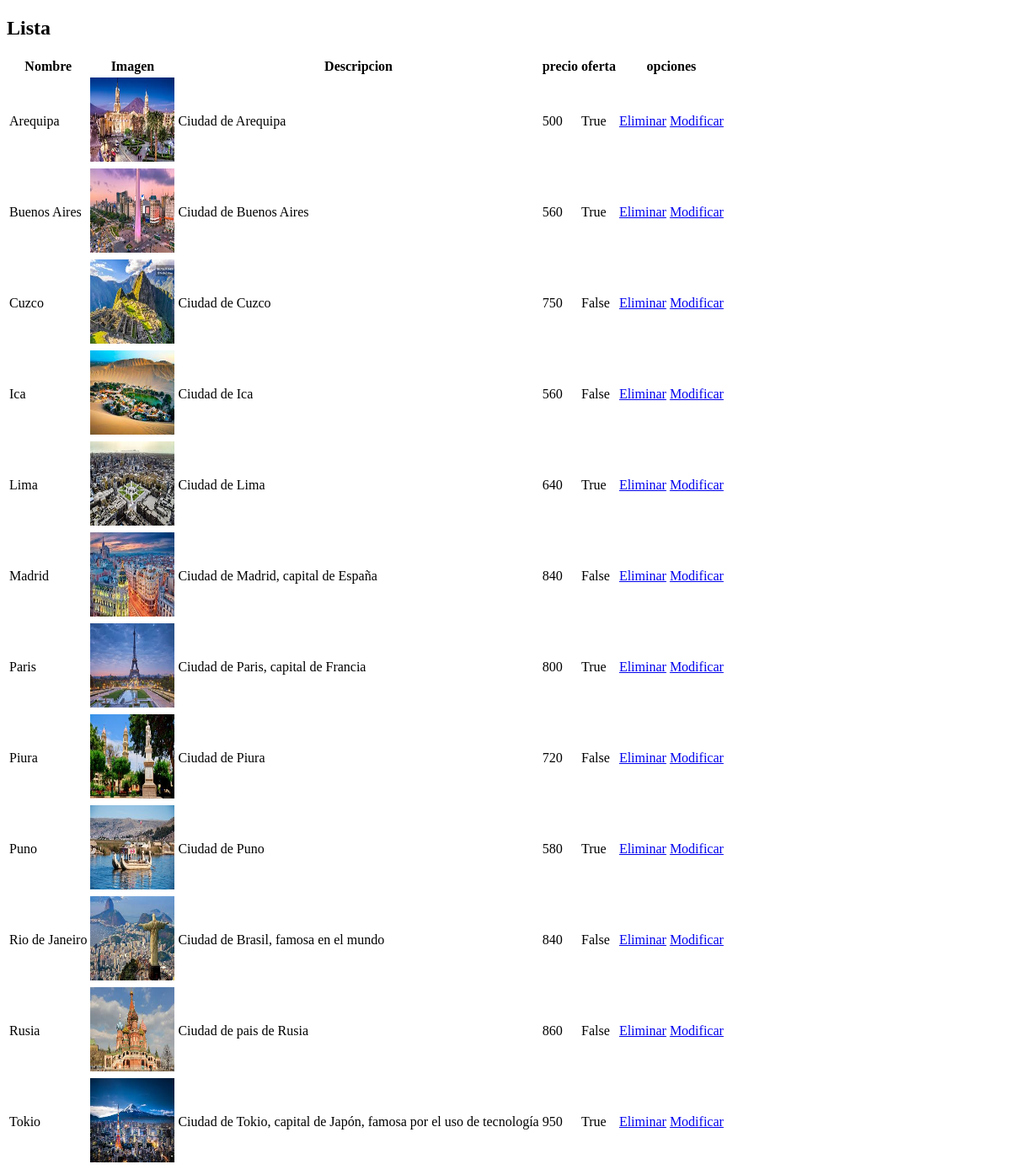
The app's page /accounts/listar, older data.
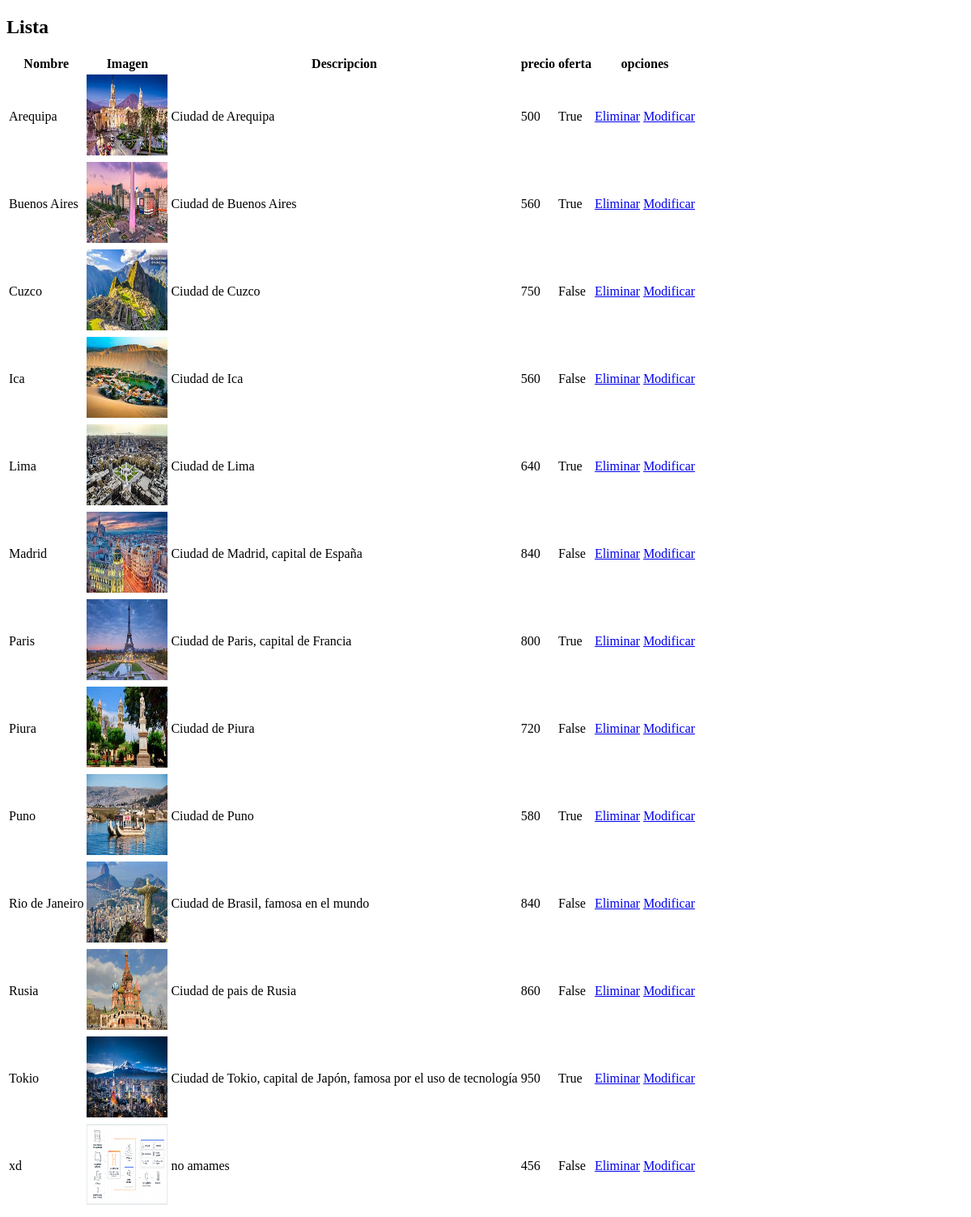
The same page, newer data.
### travello/models.py (models this page shows)
class Destination(models.Model):
    name = models.CharField(max_length=100)
    img = models.ImageField(upload_to='pics')
    desc = models.TextField()
    price = models.IntegerField()
    offer = models.BooleanField(default=False)

### accounts/views.py (the view)
# urls.py: path("listar",views.listar,name="listar"),
def listar(request):
    data=Destination.objects.all()
    return render(request,'listar.html',{'data':data,})

### templates/listar.html (shortened to what this page needs)
<!DOCTYPE html>
<html lang="en">
<head>
</head>
<body>
	<h2>Lista</h2>
	<table>
		<tr>
			<th>Nombre</th>
			<th>Imagen</th>
			<th>Descripcion</th>
			<th>precio</th>
			<th>oferta</th>
			<th>opciones</th>
		</tr>
		{% for dests in data %}
		<tr>
			<td>{{ dests.name }}</td>
			<td><img src="{{dests.img.url}}" width="100" height="100"></td>
			<td>{{ dests.desc }}</td>
			<td>{{ dests.price }}</td>
			<td>{{ dests.offer }}</td>
			<td><a href="{% url 'eliminar' dests.id %}">Eliminar</a>
				<a href="{% url 'modificar' dests.id %}">Modificar</a></td>
		</tr>
		{% endfor %}
	</table>
</body>
</html>

Row changes from the older to the newer data that the page shows:
added Destination: name "xd", img (picture), desc "no amames", price "456", offer "False"
